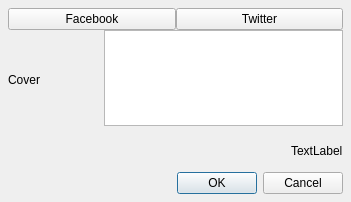
<?xml version="1.0" encoding="UTF-8"?>
<ui version="4.0">
 <class>SocialWidget</class>
 <widget class="QWidget" name="SocialWidget">
  <property name="geometry">
   <rect>
    <x>0</x>
    <y>0</y>
    <width>351</width>
    <height>202</height>
   </rect>
  </property>
  <property name="windowTitle">
   <string>Form</string>
  </property>
  <layout class="QVBoxLayout" name="verticalLayout">
   <property name="spacing">
    <number>0</number>
   </property>
   <property name="margin">
    <number>8</number>
   </property>
   <item>
    <layout class="QHBoxLayout" name="horizontalLayout">
     <item>
      <widget class="QPushButton" name="facebookButton">
       <property name="text">
        <string>Facebook</string>
       </property>
       <property name="checkable">
        <bool>true</bool>
       </property>
      </widget>
     </item>
     <item>
      <widget class="QPushButton" name="twitterButton">
       <property name="text">
        <string>Twitter</string>
       </property>
       <property name="checkable">
        <bool>true</bool>
       </property>
      </widget>
     </item>
    </layout>
   </item>
   <item>
    <layout class="QVBoxLayout" name="internalVLayout">
     <property name="spacing">
      <number>0</number>
     </property>
     <item>
      <layout class="QHBoxLayout" name="horizontalLayout_2">
       <item>
        <widget class="QLabel" name="coverImage">
         <property name="minimumSize">
          <size>
           <width>96</width>
           <height>96</height>
          </size>
         </property>
         <property name="maximumSize">
          <size>
           <width>96</width>
           <height>96</height>
          </size>
         </property>
         <property name="text">
          <string>Cover</string>
         </property>
        </widget>
       </item>
       <item>
        <layout class="QVBoxLayout" name="verticalLayout_2">
         <property name="spacing">
          <number>0</number>
         </property>
         <item>
          <widget class="QTextEdit" name="textEdit">
           <property name="maximumSize">
            <size>
             <width>16777215</width>
             <height>96</height>
            </size>
           </property>
          </widget>
         </item>
         <item>
          <spacer name="verticalSpacer">
           <property name="orientation">
            <enum>Qt::Vertical</enum>
           </property>
           <property name="sizeType">
            <enum>QSizePolicy::Fixed</enum>
           </property>
           <property name="sizeHint" stdset="0">
            <size>
             <width>1</width>
             <height>4</height>
            </size>
           </property>
          </spacer>
         </item>
        </layout>
       </item>
      </layout>
     </item>
     <item>
      <layout class="QHBoxLayout" name="horizontalLayout_3">
       <item>
        <spacer name="horizontalSpacer">
         <property name="orientation">
          <enum>Qt::Horizontal</enum>
         </property>
         <property name="sizeHint" stdset="0">
          <size>
           <width>40</width>
           <height>20</height>
          </size>
         </property>
        </spacer>
       </item>
       <item>
        <widget class="QLabel" name="charsLeftLabel">
         <property name="text">
          <string>TextLabel</string>
         </property>
        </widget>
       </item>
      </layout>
     </item>
    </layout>
   </item>
   <item>
    <widget class="QDialogButtonBox" name="buttonBox">
     <property name="standardButtons">
      <set>QDialogButtonBox::Cancel|QDialogButtonBox::Ok</set>
     </property>
    </widget>
   </item>
  </layout>
 </widget>
 <resources/>
 <connections/>
</ui>
